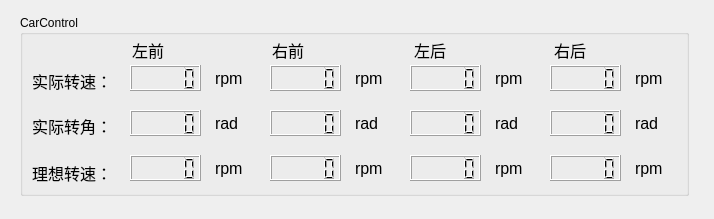
<?xml version="1.0" encoding="UTF-8"?>
<ui version="4.0">
 <class>Form</class>
 <widget class="QWidget" name="Form">
  <property name="geometry">
   <rect>
    <x>0</x>
    <y>0</y>
    <width>714</width>
    <height>219</height>
   </rect>
  </property>
  <property name="windowTitle">
   <string>Form</string>
  </property>
  <widget class="QGroupBox" name="groupBox">
   <property name="geometry">
    <rect>
     <x>20</x>
     <y>15</y>
     <width>669</width>
     <height>181</height>
    </rect>
   </property>
   <property name="title">
    <string>CarControl</string>
   </property>
   <widget class="QLabel" name="label">
    <property name="geometry">
     <rect>
      <x>12</x>
      <y>50</y>
      <width>89</width>
      <height>31</height>
     </rect>
    </property>
    <property name="font">
     <font>
      <pointsize>12</pointsize>
     </font>
    </property>
    <property name="text">
     <string>实际转速：</string>
    </property>
   </widget>
   <widget class="QLabel" name="label_3">
    <property name="geometry">
     <rect>
      <x>12</x>
      <y>95</y>
      <width>91</width>
      <height>31</height>
     </rect>
    </property>
    <property name="font">
     <font>
      <pointsize>12</pointsize>
     </font>
    </property>
    <property name="text">
     <string>实际转角：</string>
    </property>
   </widget>
   <widget class="QLabel" name="label_10">
    <property name="geometry">
     <rect>
      <x>112</x>
      <y>20</y>
      <width>72</width>
      <height>29</height>
     </rect>
    </property>
    <property name="font">
     <font>
      <pointsize>12</pointsize>
     </font>
    </property>
    <property name="text">
     <string>左前</string>
    </property>
   </widget>
   <widget class="QLabel" name="label_11">
    <property name="geometry">
     <rect>
      <x>252</x>
      <y>20</y>
      <width>72</width>
      <height>29</height>
     </rect>
    </property>
    <property name="font">
     <font>
      <pointsize>12</pointsize>
     </font>
    </property>
    <property name="text">
     <string>右前</string>
    </property>
   </widget>
   <widget class="QLabel" name="label_7">
    <property name="geometry">
     <rect>
      <x>12</x>
      <y>145</y>
      <width>91</width>
      <height>26</height>
     </rect>
    </property>
    <property name="font">
     <font>
      <pointsize>12</pointsize>
     </font>
    </property>
    <property name="text">
     <string>理想转速：</string>
    </property>
   </widget>
   <widget class="QLabel" name="label_8">
    <property name="geometry">
     <rect>
      <x>195</x>
      <y>140</y>
      <width>39</width>
      <height>27</height>
     </rect>
    </property>
    <property name="font">
     <font>
      <pointsize>12</pointsize>
     </font>
    </property>
    <property name="text">
     <string>rpm</string>
    </property>
   </widget>
   <widget class="QLabel" name="label_12">
    <property name="geometry">
     <rect>
      <x>195</x>
      <y>95</y>
      <width>39</width>
      <height>27</height>
     </rect>
    </property>
    <property name="font">
     <font>
      <pointsize>12</pointsize>
     </font>
    </property>
    <property name="text">
     <string>rad</string>
    </property>
   </widget>
   <widget class="QLabel" name="label_13">
    <property name="geometry">
     <rect>
      <x>195</x>
      <y>50</y>
      <width>39</width>
      <height>27</height>
     </rect>
    </property>
    <property name="font">
     <font>
      <pointsize>12</pointsize>
     </font>
    </property>
    <property name="text">
     <string>rpm</string>
    </property>
   </widget>
   <widget class="QLabel" name="label_18">
    <property name="geometry">
     <rect>
      <x>534</x>
      <y>20</y>
      <width>72</width>
      <height>29</height>
     </rect>
    </property>
    <property name="font">
     <font>
      <pointsize>12</pointsize>
     </font>
    </property>
    <property name="text">
     <string>右后</string>
    </property>
   </widget>
   <widget class="QLabel" name="label_25">
    <property name="geometry">
     <rect>
      <x>394</x>
      <y>20</y>
      <width>72</width>
      <height>29</height>
     </rect>
    </property>
    <property name="font">
     <font>
      <pointsize>12</pointsize>
     </font>
    </property>
    <property name="text">
     <string>左后</string>
    </property>
   </widget>
   <widget class="QLCDNumber" name="real_leftfront_rs">
    <property name="geometry">
     <rect>
      <x>110</x>
      <y>50</y>
      <width>71</width>
      <height>26</height>
     </rect>
    </property>
   </widget>
   <widget class="QLCDNumber" name="real_leftfront_ra">
    <property name="geometry">
     <rect>
      <x>110</x>
      <y>95</y>
      <width>71</width>
      <height>26</height>
     </rect>
    </property>
   </widget>
   <widget class="QLCDNumber" name="soll_leftfront_rs">
    <property name="geometry">
     <rect>
      <x>110</x>
      <y>140</y>
      <width>71</width>
      <height>26</height>
     </rect>
    </property>
   </widget>
   <widget class="QLabel" name="label_14">
    <property name="geometry">
     <rect>
      <x>335</x>
      <y>50</y>
      <width>39</width>
      <height>27</height>
     </rect>
    </property>
    <property name="font">
     <font>
      <pointsize>12</pointsize>
     </font>
    </property>
    <property name="text">
     <string>rpm</string>
    </property>
   </widget>
   <widget class="QLabel" name="label_15">
    <property name="geometry">
     <rect>
      <x>335</x>
      <y>95</y>
      <width>39</width>
      <height>27</height>
     </rect>
    </property>
    <property name="font">
     <font>
      <pointsize>12</pointsize>
     </font>
    </property>
    <property name="text">
     <string>rad</string>
    </property>
   </widget>
   <widget class="QLCDNumber" name="soll_rightfront_rs">
    <property name="geometry">
     <rect>
      <x>250</x>
      <y>140</y>
      <width>71</width>
      <height>26</height>
     </rect>
    </property>
   </widget>
   <widget class="QLCDNumber" name="real_rightfront_ra">
    <property name="geometry">
     <rect>
      <x>250</x>
      <y>95</y>
      <width>71</width>
      <height>26</height>
     </rect>
    </property>
   </widget>
   <widget class="QLabel" name="label_9">
    <property name="geometry">
     <rect>
      <x>335</x>
      <y>140</y>
      <width>39</width>
      <height>27</height>
     </rect>
    </property>
    <property name="font">
     <font>
      <pointsize>12</pointsize>
     </font>
    </property>
    <property name="text">
     <string>rpm</string>
    </property>
   </widget>
   <widget class="QLCDNumber" name="real_rightfront_rs">
    <property name="geometry">
     <rect>
      <x>250</x>
      <y>50</y>
      <width>71</width>
      <height>26</height>
     </rect>
    </property>
   </widget>
   <widget class="QLabel" name="label_16">
    <property name="geometry">
     <rect>
      <x>475</x>
      <y>50</y>
      <width>39</width>
      <height>27</height>
     </rect>
    </property>
    <property name="font">
     <font>
      <pointsize>12</pointsize>
     </font>
    </property>
    <property name="text">
     <string>rpm</string>
    </property>
   </widget>
   <widget class="QLabel" name="label_17">
    <property name="geometry">
     <rect>
      <x>475</x>
      <y>95</y>
      <width>39</width>
      <height>27</height>
     </rect>
    </property>
    <property name="font">
     <font>
      <pointsize>12</pointsize>
     </font>
    </property>
    <property name="text">
     <string>rad</string>
    </property>
   </widget>
   <widget class="QLCDNumber" name="soll_leftback_rs">
    <property name="geometry">
     <rect>
      <x>390</x>
      <y>140</y>
      <width>71</width>
      <height>26</height>
     </rect>
    </property>
   </widget>
   <widget class="QLCDNumber" name="real_leftback_ra">
    <property name="geometry">
     <rect>
      <x>390</x>
      <y>95</y>
      <width>71</width>
      <height>26</height>
     </rect>
    </property>
   </widget>
   <widget class="QLabel" name="label_19">
    <property name="geometry">
     <rect>
      <x>475</x>
      <y>140</y>
      <width>39</width>
      <height>27</height>
     </rect>
    </property>
    <property name="font">
     <font>
      <pointsize>12</pointsize>
     </font>
    </property>
    <property name="text">
     <string>rpm</string>
    </property>
   </widget>
   <widget class="QLCDNumber" name="real_leftback_rs">
    <property name="geometry">
     <rect>
      <x>390</x>
      <y>50</y>
      <width>71</width>
      <height>26</height>
     </rect>
    </property>
   </widget>
   <widget class="QLabel" name="label_20">
    <property name="geometry">
     <rect>
      <x>615</x>
      <y>50</y>
      <width>39</width>
      <height>27</height>
     </rect>
    </property>
    <property name="font">
     <font>
      <pointsize>12</pointsize>
     </font>
    </property>
    <property name="text">
     <string>rpm</string>
    </property>
   </widget>
   <widget class="QLabel" name="label_21">
    <property name="geometry">
     <rect>
      <x>615</x>
      <y>95</y>
      <width>39</width>
      <height>27</height>
     </rect>
    </property>
    <property name="font">
     <font>
      <pointsize>12</pointsize>
     </font>
    </property>
    <property name="text">
     <string>rad</string>
    </property>
   </widget>
   <widget class="QLCDNumber" name="soll_rightback_rs">
    <property name="geometry">
     <rect>
      <x>530</x>
      <y>140</y>
      <width>71</width>
      <height>26</height>
     </rect>
    </property>
   </widget>
   <widget class="QLCDNumber" name="real_rightback_ra">
    <property name="geometry">
     <rect>
      <x>530</x>
      <y>95</y>
      <width>71</width>
      <height>26</height>
     </rect>
    </property>
   </widget>
   <widget class="QLabel" name="label_22">
    <property name="geometry">
     <rect>
      <x>615</x>
      <y>140</y>
      <width>39</width>
      <height>27</height>
     </rect>
    </property>
    <property name="font">
     <font>
      <pointsize>12</pointsize>
     </font>
    </property>
    <property name="text">
     <string>rpm</string>
    </property>
   </widget>
   <widget class="QLCDNumber" name="real_rightback_rs">
    <property name="geometry">
     <rect>
      <x>530</x>
      <y>50</y>
      <width>71</width>
      <height>26</height>
     </rect>
    </property>
   </widget>
  </widget>
 </widget>
 <resources/>
 <connections/>
</ui>
